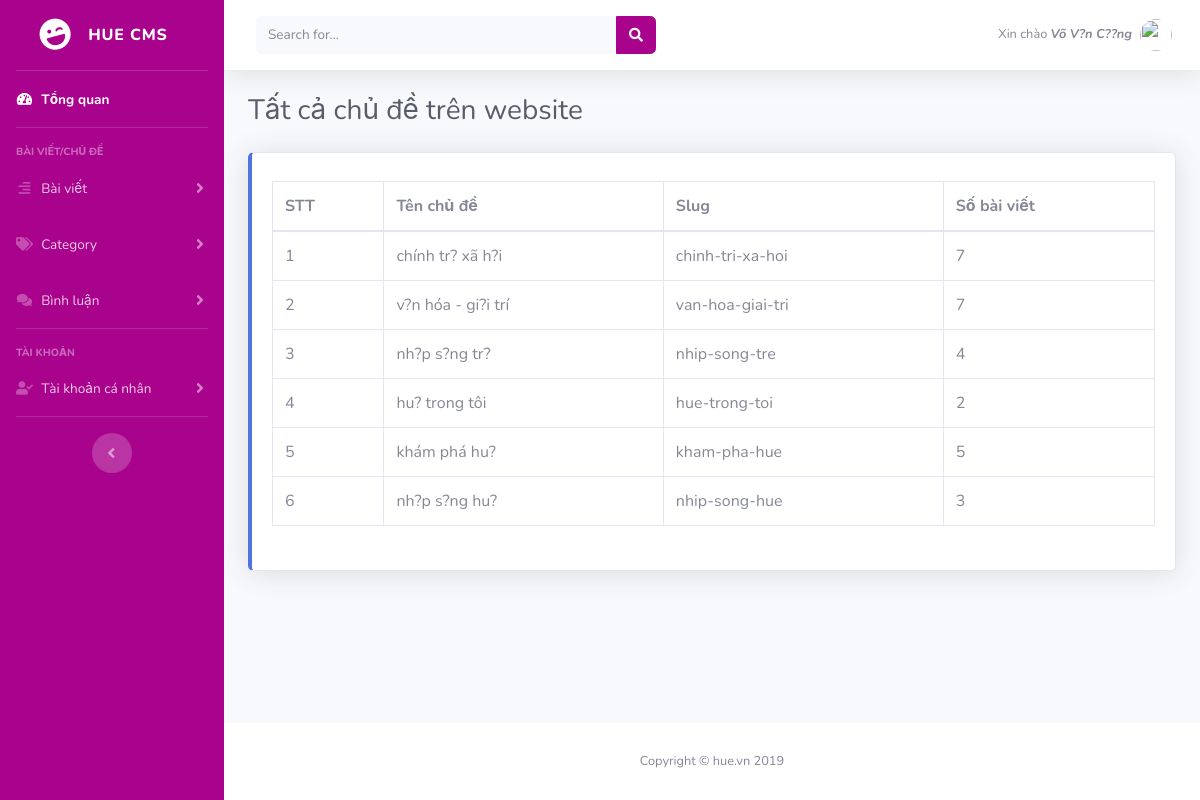
The page /admin/index.php?action=list-category (signed in) on the database its author committed.
### tables this page shows
CREATE TABLE `category` (
  `id` int(11) NOT NULL,
  `name` varchar(255) NOT NULL,
  `slug` varchar(255) NOT NULL
);

### admin/model/entity/category.php (called while the page is built, shortened)
<?php
	class Category{
		function __construct($id, $slug,$name)
		{
			$this->slug = $slug;
			$this->name = $name;
		}
		static function getAllCategory(){
			$connect = new mysqli("localhost","root","","hue-cms");
			$connect->set_charset("utf8");
			$query = "SELECT * FROM category";
			$result = $connect->query($query);
			$rs = array();
			if ($result) {
				while ($rows = $result->fetch_assoc()) {
					array_push($rs,new Category(
						$rows["id"],
						$rows["slug"],
	                    $rows["name"]
	                ));
				}
			}
        	return $rs;
		}
		static function countPostInCate($slug_cate){
			$connect = new mysqli("localhost","root","","hue-cms");
			$connect->set_charset("utf8");
			$query = "SELECT * FROM post WHERE category = '{$slug_cate}'";
			$result = $connect->query($query);
			$i = 0;
			if ($result) {
				while ($rows = $result->fetch_assoc()) {
					$i++;
				}
			}
        	return $i;
		}
	}
?>

### admin/list-category.php (the view, shortened to what this page needs)
<?php
    include_once('model/entity/Category.php');
?>
<div class="container-fluid">
          <div class="d-sm-flex align-items-center justify-content-between mb-4">
            <h1 class="h3 mb-0 text-gray-800">Tất cả chủ đề trên website</h1>
          </div>
            <div class="row">
                <div class="col-12">
                    <div class="card border-left-primary shadow h-100 py-2">
                        <div class="card-body">
                            <table class="table table-bordered" id="dataTable" width="100%" cellspacing="0">
                                <thead>
                                    <tr>
                                        <th>STT</th>
                                        <th>Tên chủ đề</th>
                                        <th>Slug</th>
                                        <th>Số bài viết</th>
                                    </tr>
                                </thead>
                                <tbody>
                                    <?php
                                        include_once('model/entity/category.php');
                                        $post= Category::getAllCategory();
                                        $i = 1;
                                        foreach($post as $key => $value){
                                            echo "<tr>";
                                            echo "<td>".$i."</td>";
                                            echo "<td>".$value->name."</td>";
                                            echo "<td>".$value->slug."</td>";
                                            echo "<td>".Category::countPostInCate($value->slug)."</td>";
                                            $i++;
                                        }
                                    ?>
                                    </tr>
                                </tbody>
                            </table>
                        </div>
                    </div>
                </div>
            </div>
        </div>

### rows shown on the page
category: name "chính tr? xã h?i", slug "chinh-tri-xa-hoi", slug "7"
category: name "v?n hóa - gi?i trí", slug "van-hoa-giai-tri", slug "7"
category: name "nh?p s?ng tr?", slug "nhip-song-tre", slug "4"
category: name "hu? trong tôi", slug "hue-trong-toi", slug "2"
category: name "khám phá hu?", slug "kham-pha-hue", slug "5"
category: name "nh?p s?ng hu?", slug "nhip-song-hue", slug "3"

### other values the page prints
$_SESSION['fullname'] "Võ V?n C??ng"
